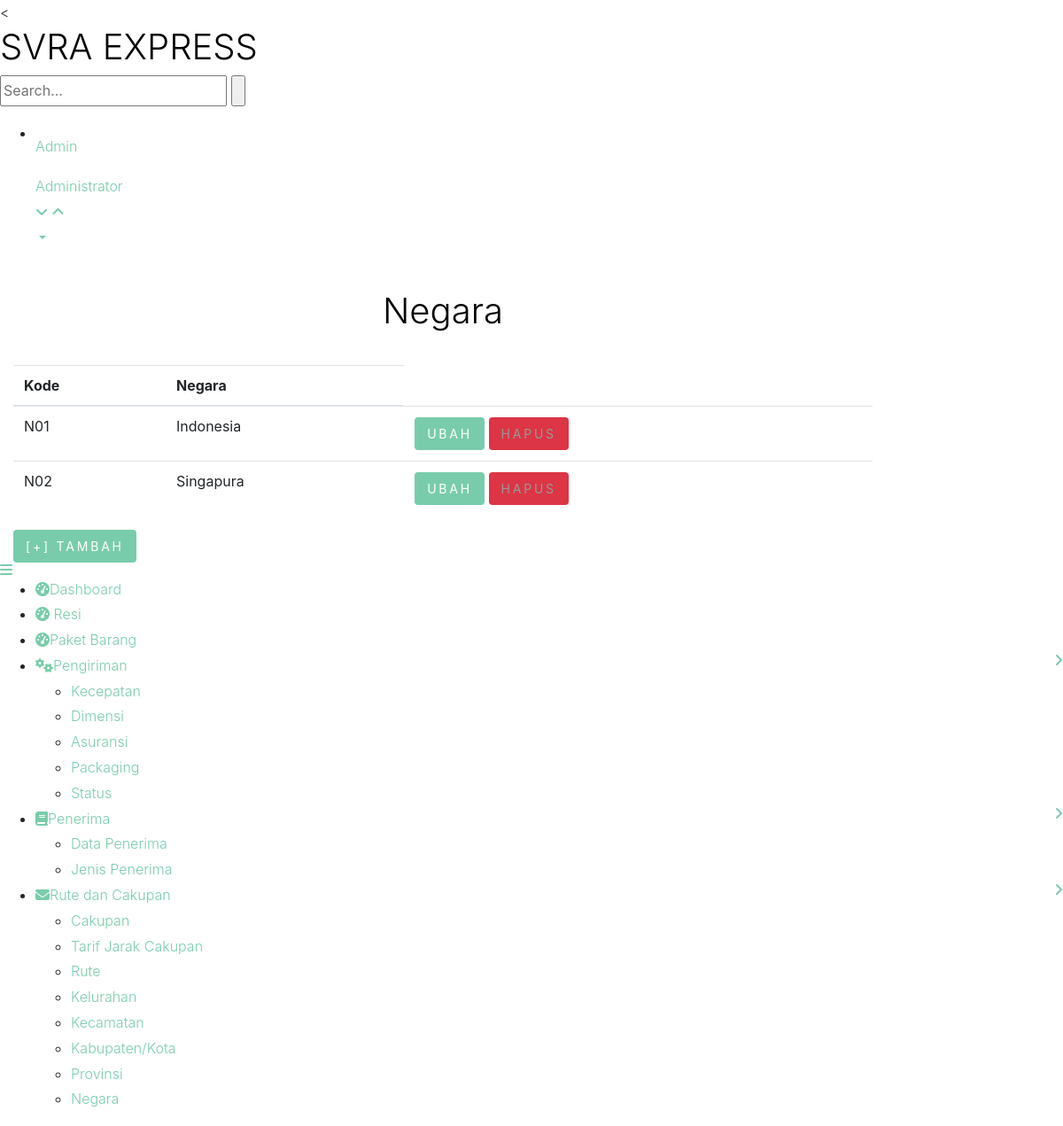
Page /svra/login/negara.php on the committed database.
### tables this page shows
CREATE TABLE `negara` (
  `kode_negara` varchar(5) NOT NULL,
  `negara` varchar(50) DEFAULT NULL
);

### svra/login/negara.php (the view, shortened to what this page needs)
<!DOCTYPE HTML>
<html>
<head>
<link href="css/bootstrap.css" rel="stylesheet" type="text/css" media="all">
<link href="css/style.css" rel="stylesheet" type="text/css" media="all"/>
<link href="css/font-awesome.css" rel="stylesheet">
</head>
<body>
<div class="page-container">
   <div class="left-content">
	   <div class="mother-grid-inner">
				<div class="header-main">
					<div class="header-left">
							<div class="logo-name">
									 <a href="home.php"> <h1>SVRA EXPRESS</h1>
								  </a>
							</div>
								<div class="search-box">
									<form>
										<input type="text" placeholder="Search..." required="">
										<input type="submit" value="">
									</form>
								</div>
						 </div>
							<div class="profile_details">
								<ul>
									<li class="dropdown profile_details_drop">
										<a href="#" class="dropdown-toggle" data-toggle="dropdown" aria-expanded="false">
											<div class="profile_img">
												<div class="user-name">
													<p>Admin</p>
													<span>Administrator</span>
												</div>
												<i class="fa fa-angle-down lnr"></i>
												<i class="fa fa-angle-up lnr"></i>
											</div>
										</a>
									</li>
								</ul>
							</div>
						</div>
				</div>
<div class="chit-chat-layer4">
	<div class="col-md-10 chit-chat-layer4-center">
               <div class="work-progres">
                            <div class="chit-chat-heading">
                                <br>  <H1><center> Negara </center> </H1><br>
                            </div>
                            <div class="table-responsive">
                                <table class="table table-hover">
                                  <thead>
                                    <tr>
                                      <th>Kode</th>
                                      <th>Negara</th>
                                  </tr>
                              </thead>
                              <tbody>
							 <?php
							 $db_host = "localhost";$db_user = "root";$db_pass = "";$db_name = "ekspedisi_pengiriman_barang";
							 $koneksi= mysqli_connect( $db_host, $db_user, $db_pass, $db_name);
							  $ambil = mysqli_query ($koneksi, "SELECT * from negara") ;?>
							  <?php
							  while ($isi = mysqli_fetch_array($ambil))
							  { ?>
                                <tr>
                                  <td><?php echo $isi ['kode_negara'];?></td>
                                  <td><?php echo $isi ['negara'];?></td>
								  <td>
										<a href = "ubahnegara.php?id=<?php echo $isi ['kode_negara'];?> " class="btn btn-primary"> Ubah </a>
										<a href = "hapusnegara.php?id=<?php echo $isi ['kode_negara']; ?> " class="btn btn-danger"
										onclick="return confirm ('Apakah Anda yakin ingin menghapus data ini?')"> Hapus </a>
                              </tr>
							  <?php } ?>
                          </tbody>
                      </table>
					  <a href = "tambahnegara.php" class = "btn btn-primary">[+] Tambah </a>
                  </div>
             </div>
      </div>
    <div class="sidebar-menu">
		  	<div class="logo"> <a href="#" class="sidebar-icon"> <span class="fa fa-bars"></span> </a>  </div>
		    <div class="menu">
		      <ul id="menu" >
		        <li id="menu-home" ><a href="home.php"><i class="fa fa-tachometer"></i><span>Dashboard</span></a></li>
				<li id="menu-home" ><a href="resi.php"><i class="fa fa-tachometer"></i><span> Resi </span></a></li>
				<li id="menu-home" ><a href="paket.php"><i class="fa fa-tachometer"></i><span>Paket Barang</span></a></li>
				<li><a href="#"><i class="fa fa-cogs"></i><span>Pengiriman</span><span class="fa fa-angle-right" style="float: right"></span></a>
		          <ul>
		            <li><a href="kecepatan.php">Kecepatan</a></li>
		            <li><a href="dimensi.php">Dimensi</a></li>
					<li><a href="asuransi.php">Asuransi</a></li>
		            <li><a href="pack.php">Packaging</a></li>
					<li><a href="status.php">Status</a></li>
		          </ul>
		        </li>
		        	        <li id="menu-comunicacao" ><a href="#"><i class="fa fa-book nav_icon"></i><span>Penerima</span><span class="fa fa-angle-right" style="float: right"></span></a>
		          <ul id="menu-comunicacao-sub" >
		            <li id="menu-arquivos" ><a href="penerima.php">Data Penerima</a></li>
		            <li id="menu-arquivos" ><a href="jenispenerima.php">Jenis Penerima</a></li>
		          </ul>
		        </li>
		        <li><a href="#"><i class="fa fa-envelope"></i><span>Rute dan Cakupan</span><span class="fa fa-angle-right" style="float: right"></span></a>
		        	 <ul id="menu-academico-sub" >
			            <li id="menu-academico-boletim" ><a href="cakupan.php">Cakupan</a></li>
						<li id="menu-academico-boletim" ><a href="tarifjarakcak.php">Tarif Jarak Cakupan</a></li>
						<li id="menu-academico-boletim" ><a href="rute.php">Rute</a></li>
						<li id="menu-academico-avaliacoes" ><a href="kel.php">Kelurahan</a></li>
						<li id="menu-academico-avaliacoes" ><a href="kec.php">Kecamatan</a></li>
						<li id="menu-academico-avaliacoes" ><a href="kabkot.php">Kabupaten/Kota</a></li>
						<li id="menu-academico-avaliacoes" ><a href="prov.php">Provinsi</a></li>
						<li id="menu-academico-avaliacoes" ><a href="negara.php">Negara</a></li>
		             </ul>
		        </li>
		      </ul>
		    </div>
	 </div>
</div>
</body>
</html>

### rows in the picture
negara: kode_negara "N01", negara "Indonesia"
negara: kode_negara "N02", negara "Singapura"
